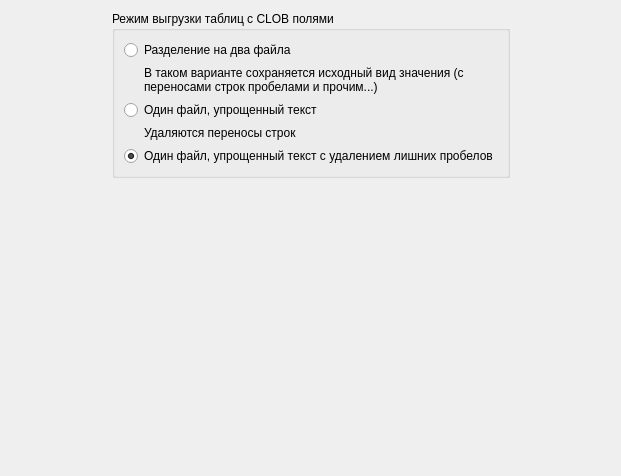
<?xml version="1.0" encoding="UTF-8"?>
<ui version="4.0">
 <class>ClobParamsPage</class>
 <widget class="QWizardPage" name="ClobParamsPage">
  <property name="geometry">
   <rect>
    <x>0</x>
    <y>0</y>
    <width>621</width>
    <height>476</height>
   </rect>
  </property>
  <property name="windowTitle">
   <string>WizardPage</string>
  </property>
  <layout class="QVBoxLayout" name="verticalLayout_2">
   <item>
    <layout class="QHBoxLayout" name="horizontalLayout">
     <item>
      <spacer name="horizontalSpacer_2">
       <property name="orientation">
        <enum>Qt::Horizontal</enum>
       </property>
       <property name="sizeHint" stdset="0">
        <size>
         <width>40</width>
         <height>20</height>
        </size>
       </property>
      </spacer>
     </item>
     <item>
      <widget class="QGroupBox" name="groupBox">
       <property name="title">
        <string>Режим выгрузки таблиц с CLOB полями</string>
       </property>
       <layout class="QVBoxLayout" name="verticalLayout">
        <item>
         <widget class="QRadioButton" name="radioSplitFile">
          <property name="text">
           <string>Разделение на два файла</string>
          </property>
          <property name="checked">
           <bool>false</bool>
          </property>
         </widget>
        </item>
        <item>
         <widget class="QLabel" name="label">
          <property name="text">
           <string>В таком варианте сохраняется исходный вид значения (с переносами строк пробелами и прочим...)</string>
          </property>
          <property name="wordWrap">
           <bool>true</bool>
          </property>
          <property name="indent">
           <number>20</number>
          </property>
         </widget>
        </item>
        <item>
         <widget class="QRadioButton" name="radioSimplified">
          <property name="text">
           <string>Один файл, упрощенный текст</string>
          </property>
         </widget>
        </item>
        <item>
         <widget class="QLabel" name="label_2">
          <property name="text">
           <string>Удаляются переносы строк</string>
          </property>
          <property name="wordWrap">
           <bool>true</bool>
          </property>
          <property name="indent">
           <number>20</number>
          </property>
         </widget>
        </item>
        <item>
         <widget class="QRadioButton" name="radioSimplifiedTrimmed">
          <property name="text">
           <string>Один файл, упрощенный текст c удалением лишних пробелов</string>
          </property>
          <property name="checked">
           <bool>true</bool>
          </property>
         </widget>
        </item>
       </layout>
      </widget>
     </item>
     <item>
      <spacer name="horizontalSpacer">
       <property name="orientation">
        <enum>Qt::Horizontal</enum>
       </property>
       <property name="sizeHint" stdset="0">
        <size>
         <width>40</width>
         <height>20</height>
        </size>
       </property>
      </spacer>
     </item>
    </layout>
   </item>
   <item>
    <spacer name="verticalSpacer">
     <property name="orientation">
      <enum>Qt::Vertical</enum>
     </property>
     <property name="sizeHint" stdset="0">
      <size>
       <width>20</width>
       <height>300</height>
      </size>
     </property>
    </spacer>
   </item>
  </layout>
 </widget>
 <resources/>
 <connections/>
</ui>
